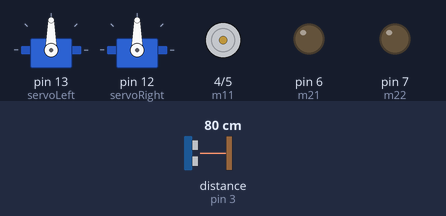
The sketch below on a simulated Arduino Uno, built with avr-gcc and run on an emulated ATmega328P. On the bench: 2 × servo, motor-driver pin pairs drawn as motors (green arrow = first pin HIGH = forward, orange = second pin HIGH = backward, longer = more drive), output pins drawn as LEDs (lit = HIGH). Wiring (inferred from the names in the program): ultrasonic range finder: trigger pin 2; echo pin 3. Inputs (shaded band) come from the test bench; at power-on: distance to the obstacle (sensor on pin 3) 80 cm. The echo pulse lasts 58.3 µs per cm; pins used as bus, display or sensor lines are not drawn.

Above: at 1.3 s.
1.4 s: distance to the obstacle (sensor on pin 3) set to 2 cm
At 2.1 s:
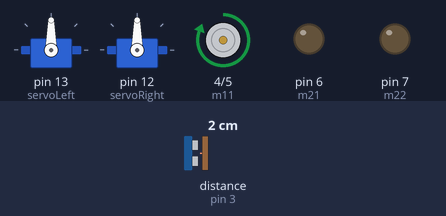
3.0 s: distance to the obstacle (sensor on pin 3) set to 35 cm
At 3.7 s:
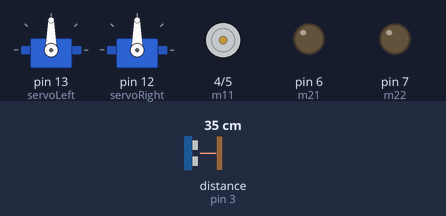
4.6 s: distance to the obstacle (sensor on pin 3) set to 4 cm
At 5.3 s:
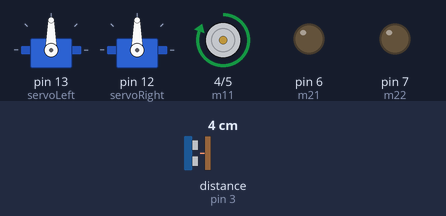
Timing chart, 0 to 7.6 s (numbered marks = the images above; inputs shaded):
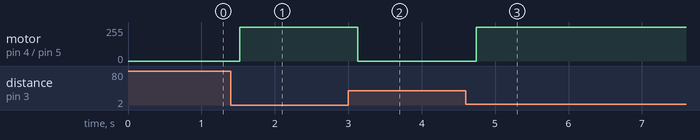

The sketch:

project_234_code_file_9209332.ino
```cpp
#include <Servo.h>                           // Include servo library

Servo servoRight;
Servo servoLeft;

void forwards(int time){
  servoLeft.writeMicroseconds(1700);
  servoRight.writeMicroseconds(1300);
  delay(time);
}

void backwards(int time){
  servoLeft.writeMicroseconds(1300);
  servoRight.writeMicroseconds(1700);
  delay(time);
}

void turn_left(int time){
  servoLeft.writeMicroseconds(1300);
  servoRight.writeMicroseconds(1300);
  delay(time);
}

void turn_right(int time){
  servoLeft.writeMicroseconds(1700);
  servoRight.writeMicroseconds(1700);
  delay(time);
}

#define trigpin 2
#define echopin 3
int m11=4;
int m12=5;
int m21=6;
int m22=7;
void setup()
{
  pinMode(m11,OUTPUT);
  pinMode(m12,OUTPUT);
  pinMode(m21,OUTPUT);
  pinMode(m22,OUTPUT);
  pinMode(trigpin,OUTPUT);
  pinMode(echopin,INPUT);
  servoLeft.attach(13);
  servoRight.attach(12);
}
void loop()
{
  int duration,distance;
  digitalWrite(trigpin,HIGH);
  delayMicroseconds(1000);
  digitalWrite(trigpin,LOW);
  duration=pulseIn(echopin,HIGH);
  distance=(duration/2)/29.1;
  if(distance>=40)
  {
    digitalWrite(m11,LOW);
    digitalWrite(m11,LOW);
    digitalWrite(m11,LOW);
    digitalWrite(m11,LOW);
    delay(500);


  }
 else
  {
    if(distance>=25)
    {
    digitalWrite(m11,HIGH);
    digitalWrite(m11,LOW);
    digitalWrite(m11,HIGH);
    digitalWrite(m11,LOW);
    delay(400);


  }
  else
 {

    digitalWrite(m11,LOW);
    digitalWrite(m11,HIGH);
    digitalWrite(m11,LOW);
    digitalWrite(m11,HIGH);
    delay(400);
  }
 }
}
```

Measured:
- after the input at 1.4 s, motor on pin 4 (m11) / pin 5 (m12): stopped → forward 255/255 after 0.12 s
- after the input at 3.0 s, motor on pin 4 (m11) / pin 5 (m12): forward 255/255 → stopped after 0.13 s
- after the input at 4.6 s, motor on pin 4 (m11) / pin 5 (m12): stopped → forward 255/255 after 0.14 s
